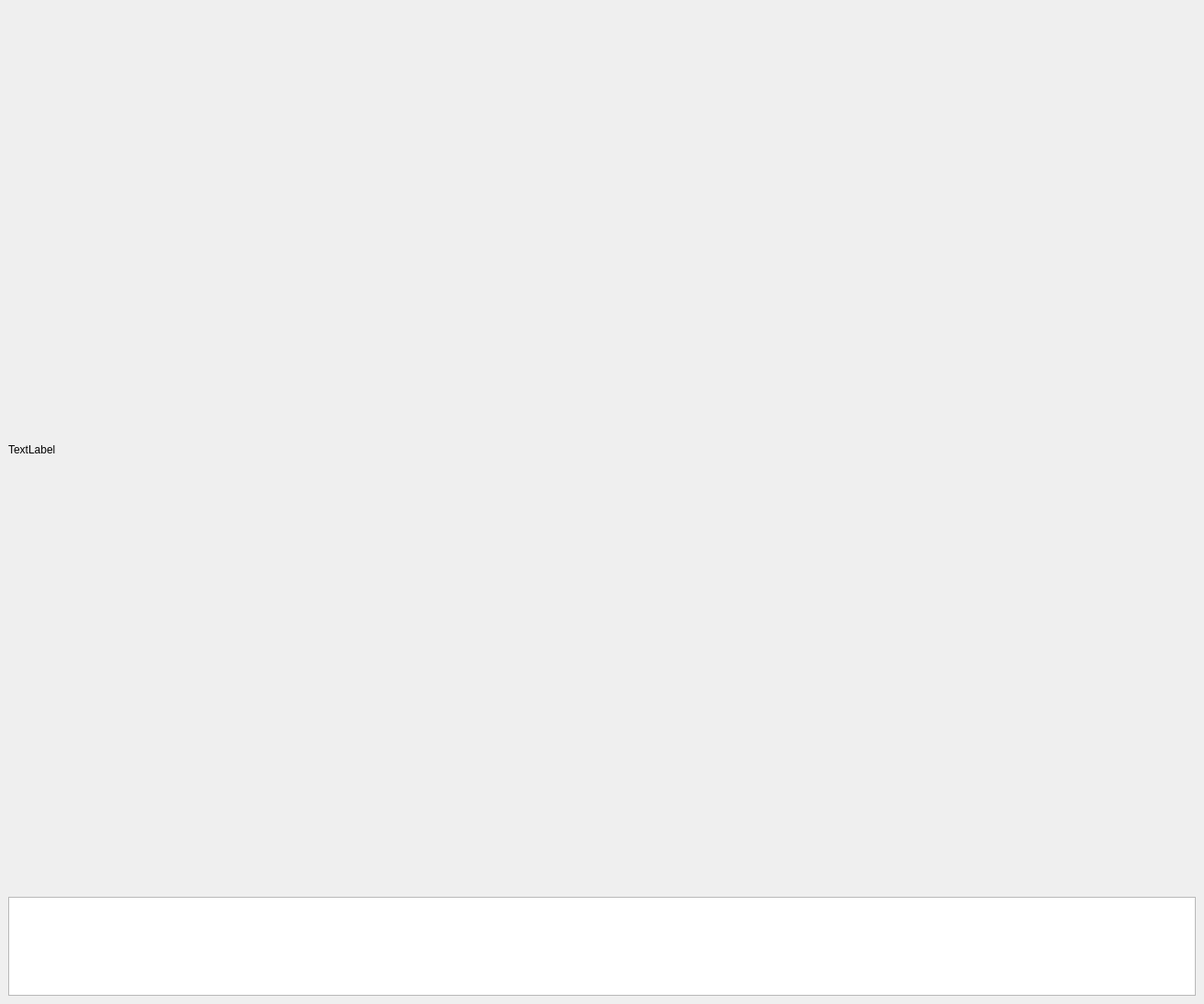
<?xml version="1.0" encoding="UTF-8"?>
<ui version="4.0">
 <class>MainWindow</class>
 <widget class="QMainWindow" name="MainWindow">
  <property name="geometry">
   <rect>
    <x>0</x>
    <y>0</y>
    <width>1314</width>
    <height>1096</height>
   </rect>
  </property>
  <property name="windowTitle">
   <string>MainWindow</string>
  </property>
  <widget class="QWidget" name="centralwidget">
   <layout class="QGridLayout" name="gridLayout">
    <item row="1" column="0">
     <widget class="QTableView" name="resultTable">
      <property name="selectionBehavior">
       <enum>QAbstractItemView::SelectRows</enum>
      </property>
     </widget>
    </item>
    <item row="0" column="0">
     <widget class="QLabel" name="label">
      <property name="minimumSize">
       <size>
        <width>1296</width>
        <height>964</height>
       </size>
      </property>
      <property name="text">
       <string>TextLabel</string>
      </property>
     </widget>
    </item>
   </layout>
  </widget>
  <widget class="QMenuBar" name="menubar">
   <property name="geometry">
    <rect>
     <x>0</x>
     <y>0</y>
     <width>1314</width>
     <height>25</height>
    </rect>
   </property>
  </widget>
 </widget>
 <resources/>
 <connections/>
</ui>
